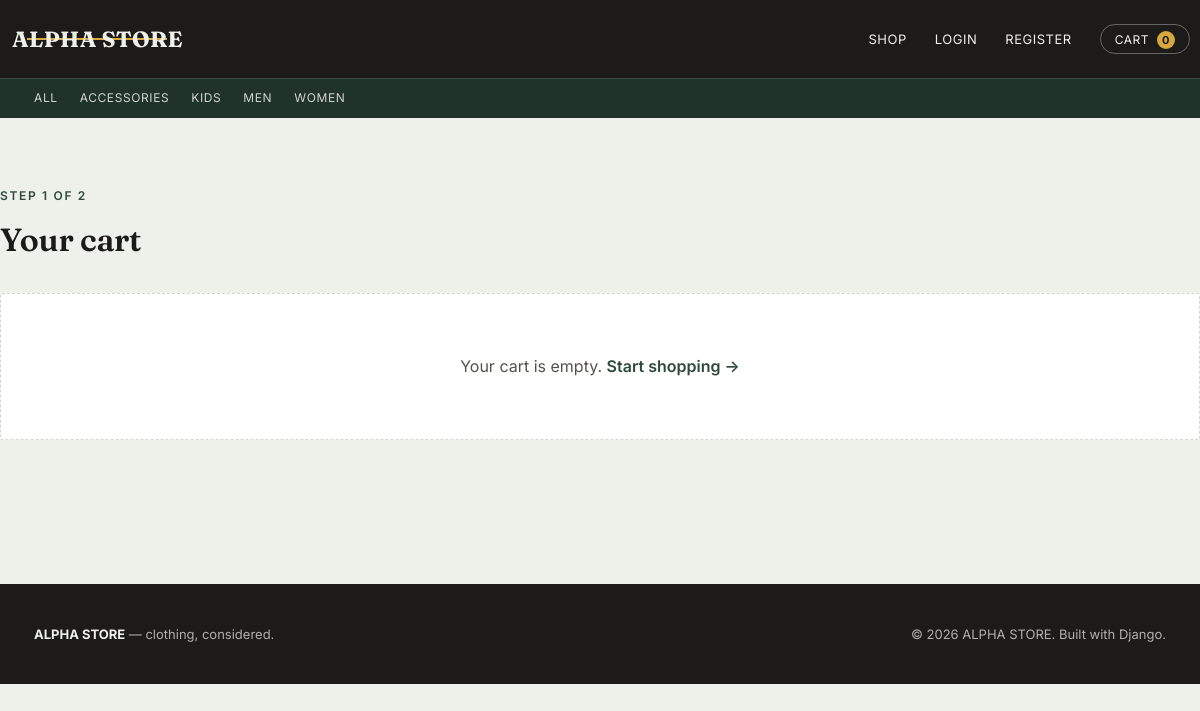
Page /cart/ on the committed database.
### store/models.py (models this page shows, shortened)
class Category(models.Model):
    name = models.CharField(max_length=120, unique=True)
    slug = models.SlugField(max_length=140, unique=True)
    image = models.ImageField(
        upload_to='categories/', blank=True, null=True,
        help_text='Shown on the homepage "Find your section" tile for this category.'
    )
    class Meta:
        ordering = ['name']
        verbose_name_plural = 'Categories'
    def get_absolute_url(self):
        return reverse('store:product_list_by_category', args=[self.slug])

### store/views.py (the view)
# urls.py: path('cart/', views.cart_detail, name='cart_detail'),
def cart_detail(request):
    cart = Cart(request)
    recommended_products = []
    if len(cart) > 0:
        category_ids = {item['product'].category_id for item in cart}
        cart_product_ids = [item['product'].id for item in cart]
        recommended_products = Product.objects.filter(
            category_id__in=category_ids, available=True
        ).exclude(id__in=cart_product_ids)[:4]
    return render(request, 'store/cart.html', {
        'cart': cart,
        'recommended_products': recommended_products,
    })

### store/cart.py (called while the page is built)
    def __len__(self):
        return sum(item['quantity'] for item in self.cart.values())

### store/context_processors.py (called while the page is built)
def cart(request):
    return {'cart': Cart(request)}

def categories(request):
    return {'categories_nav': Category.objects.all()}

### store/templates/store/cart.html (shortened to what this page needs)
{% extends "store/base.html" %}
{% block content %}
<section class="section">
  <div class="section-head">
    <div>
      <span class="eyebrow">Step 1 of 2</span>
      <h2>Your cart</h2>
    </div>
  </div>
  {% if cart|length > 0 %}
    <table class="cart-table">
      <thead>
        <tr>
          <th>Product</th>
          <th>Size</th>
          <th>Price</th>
          <th>Quantity</th>
          <th>Subtotal</th>
          <th></th>
        </tr>
      </thead>
      <tbody>
        {% for item in cart %}
          <tr>
            <td>
              <div class="cart-item-name">{{ item.product.name }}</div>
              <div class="cart-item-meta">{{ item.product.category.name }}</div>
            </td>
            <td>{{ item.size|default:"—" }}</td>
            <td>₹{{ item.price }}</td>
            <td>
              <form action="{% url 'store:cart_add' item.product.id %}" method="post" class="cart-qty-form">
                {% csrf_token %}
                <select name="quantity" class="form-control">
                  {% for n in "123456789" %}
                    <option value="{{ n }}" {% if item.quantity == n|add:"0" %}selected{% endif %}>{{ n }}</option>
                  {% endfor %}
                </select>
                <input type="hidden" name="size" value="{{ item.size }}">
                <input type="hidden" name="update" value="True">
                <button type="submit" class="btn btn-outline btn-small">Update</button>
              </form>
            </td>
            <td>₹{{ item.total_price }}</td>
            <td>
              <form action="{% url 'store:cart_remove' item.product.id %}" method="post">
                {% csrf_token %}
                <input type="hidden" name="size" value="{{ item.size }}">
                <button type="submit" class="btn btn-danger btn-small">Remove</button>
              </form>
            </td>
          </tr>
        {% endfor %}
      </tbody>
    </table>
    <div class="cart-summary">
      <span class="total-label">Total</span>
      <span class="total-value">₹{{ cart.get_total_price }}</span>
    </div>
    <div style="display:flex; justify-content:flex-end; gap:12px;">
      <a href="{% url 'store:product_list' %}" class="btn btn-outline">Continue shopping</a>
      <a href="{% url 'store:order_create' %}" class="btn">Proceed to checkout</a>
    </div>
  {% else %}
    <div class="empty-state">
      Your cart is empty. <a href="{% url 'store:product_list' %}" style="color:var(--forest); font-weight:600;">Start shopping →</a>
    </div>
  {% endif %}
</section>
{% endblock %}

### store/templates/store/base.html (shortened to what this page needs)
{% load static %}
<!DOCTYPE html>
<html lang="en">
<head>
  <link rel="stylesheet" href="{% static 'store/css/style.css' %}">
</head>
<body>
  <header class="site-header">
    <div class="container nav">
      <a href="{% url 'store:home' %}" class="wordmark">
        <span class="wordmark-text">ALPHA STORE</span>
        <span class="wordmark-bar"></span>
      </a>
      <ul class="nav-links">
        <li><a href="{% url 'store:product_list' %}">Shop</a></li>
        {% if user.is_authenticated %}
          <li><a href="{% url 'store:order_history' %}">My Orders</a></li>
          <li><a href="{% url 'store:logout' %}">Logout, {{ user.username }}</a></li>
        {% else %}
          <li><a href="{% url 'store:login' %}">Login</a></li>
          <li><a href="{% url 'store:register' %}">Register</a></li>
        {% endif %}
        <li>
          <a href="{% url 'store:cart_detail' %}" class="cart-pill">
            Cart <span class="cart-count">{{ cart|length }}</span>
          </a>
        </li>
      </ul>
    </div>
    <nav class="category-strip">
      <div class="container">
        <a href="{% url 'store:product_list' %}">All</a>
        {% for cat in categories_nav %}
          <a href="{{ cat.get_absolute_url }}">{{ cat.name }}</a>
        {% endfor %}
      </div>
    </nav>
  </header>
  <main>
    {% block content %}{% endblock %}
  </main>
  <footer class="site-footer">
    <div class="container">
      <div><strong>ALPHA STORE</strong> — clothing, considered.</div>
      <div>&copy; {% now "Y" %} ALPHA STORE. Built with Django.</div>
    </div>
  </footer>
</body>
</html>

### store/static/store/css/style.css (style rules this page uses)
:root { --paper: #eef0ea; --paper-raised: #ffffff; --ink: #1c1b19; --ink-soft: #55534c; --line: #d8d6cc; --forest: #2f4a3d; --forest-dark: #203329; --mustard: #d8a73e; --brick: #a4402f; --font-display: 'Fraunces', 'Iowan Old Style', Georgia, serif; --font-body: 'Inter', -apple-system, BlinkMacSystemFont, 'Segoe UI', sans-serif; --radius: 2px; --shadow: 0 1px 2px rgba(28, 27, 25, 0.06), 0 8px 24px rgba(28, 27, 25, 0.06); }
* { box-sizing: border-box; }
html { scroll-behavior: smooth; }
body { margin: 0; background: var(--paper); color: var(--ink); font-family: var(--font-body); font-size: 16px; line-height: 1.55; -webkit-font-smoothing: antialiased; }
a { color: inherit; text-decoration: none; }
.container { max-width: 1180px; margin: 0 auto; padding: 0 24px; }
h1, h2, h3, h4 { font-family: var(--font-display); font-weight: 600; color: var(--ink); margin: 0 0 0.5em; letter-spacing: -0.01em; }
.eyebrow { display: inline-block; font-family: var(--font-body); font-size: 12px; font-weight: 600; letter-spacing: 0.14em; text-transform: uppercase; color: var(--forest); margin-bottom: 10px; }
.site-header { background: var(--ink); color: var(--paper); position: sticky; top: 0; z-index: 40; }
.nav { display: flex; align-items: center; justify-content: space-between; padding: 18px 0; }
.wordmark { font-family: var(--font-display); font-weight: 700; font-size: 22px; letter-spacing: 0.015em; color: var(--paper); position: relative; display: inline-block; padding: 4px 2px; }
.wordmark-text { position: relative; z-index: 1; }
.wordmark-bar { position: absolute; left: 10%; right: 10%; top: 50%; height: 2px; background: var(--mustard); transform: translateY(-50%); z-index: 0; }
.nav-links { display: flex; align-items: center; gap: 28px; list-style: none; margin: 0; padding: 0; font-size: 13px; letter-spacing: 0.04em; text-transform: uppercase; }
.nav-links a { position: relative; padding-bottom: 4px; }
.nav-links a::after { content: ''; position: absolute; left: 0; right: 0; bottom: 0; height: 1px; background: var(--mustard); transform: scaleX(0); transform-origin: left; transition: transform 0.2s ease; }
.cart-pill { display: inline-flex; align-items: center; gap: 8px; border: 1px solid rgba(238, 240, 234, 0.35); border-radius: 999px; padding: 6px 14px; font-size: 12px; }
.cart-count { background: var(--mustard); color: var(--ink); font-weight: 700; border-radius: 999px; min-width: 18px; height: 18px; display: inline-flex; align-items: center; justify-content: center; font-size: 11px; padding: 0 5px; }
.category-strip { background: var(--forest-dark); border-top: 1px solid rgba(238, 240, 234, 0.12); }
.category-strip .container { display: flex; gap: 22px; padding-top: 10px; padding-bottom: 10px; overflow-x: auto; font-size: 12px; letter-spacing: 0.05em; text-transform: uppercase; color: rgba(238, 240, 234, 0.85); }
.section { padding: 64px 0; }
.section-head { display: flex; align-items: flex-end; justify-content: space-between; margin-bottom: 28px; gap: 20px; flex-wrap: wrap; }
.section-head h2 { font-size: 32px; margin: 0; }
.empty-state { text-align: center; padding: 60px 20px; color: var(--ink-soft); border: 1px dashed var(--line); border-radius: var(--radius); background: var(--paper-raised); }
.site-footer { background: var(--ink); color: rgba(238, 240, 234, 0.7); margin-top: 80px; padding: 40px 0; font-size: 13px; }
.site-footer .container { display: flex; justify-content: space-between; align-items: center; flex-wrap: wrap; gap: 12px; }
.site-footer strong { color: var(--paper); }

### rows in the picture
Category: name "ACCESSORIES"
Category: name "KIDS"
Category: name "MEN"
Category: name "WOMEN"

### other values in the picture
{{ cart|length }} "0"
